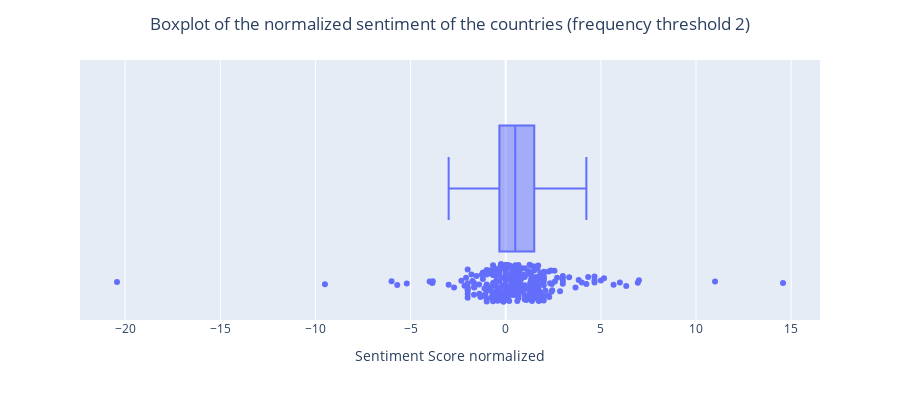

Notebook code cell kept with this figure:
### Code cell
plot_entities_boxplot(df_entities).show()

### Figure 1 — Plotly figure (JSON) as saved in the notebook; plotly's stock layout.template omitted (floating-point values rounded to 4 significant figures; data arrays with more than 128 entries replaced by an {"elided": "..."} marker saying what was removed)
{"data": [{"alignmentgroup": "True", "boxpoints": "all", "customdata": {"elided": "266x2 mixed values"}, "hovertemplate": "norm=%{x}<br>entity=%{customdata[0]}<br>freq=%{customdata[1]}<extra></extra>", "legendgroup": "", "marker": {"color": "#636efa"}, "name": "", "notched": false, "offsetgroup": "", "orientation": "h", "showlegend": false, "type": "box", "x": {"elided": "266 float values"}, "x0": " ", "xaxis": "x", "y0": " ", "yaxis": "y"}], "layout": {"boxmode": "group", "coloraxis": {"colorbar": {"title": {"text": "Sentiment"}}}, "height": 400, "legend": {"tracegroupgap": 0}, "margin": {"t": 60}, "title": {"text": "Boxplot of the normalized sentiment of the countries (frequency threshold 2)", "x": 0.5, "xanchor": "center"}, "xaxis": {"anchor": "y", "domain": [0.0, 1.0], "title": {"text": "Sentiment Score normalized"}}, "yaxis": {"anchor": "x", "domain": [0.0, 1.0]}}}
